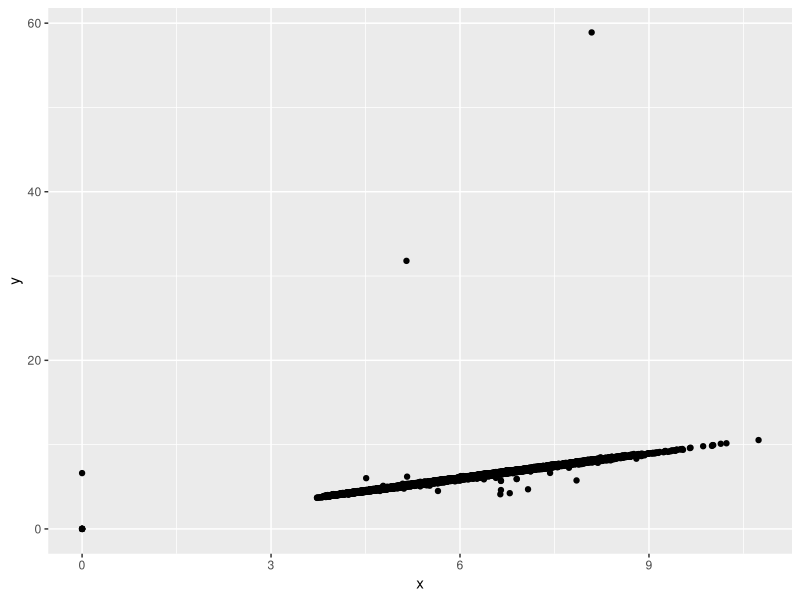
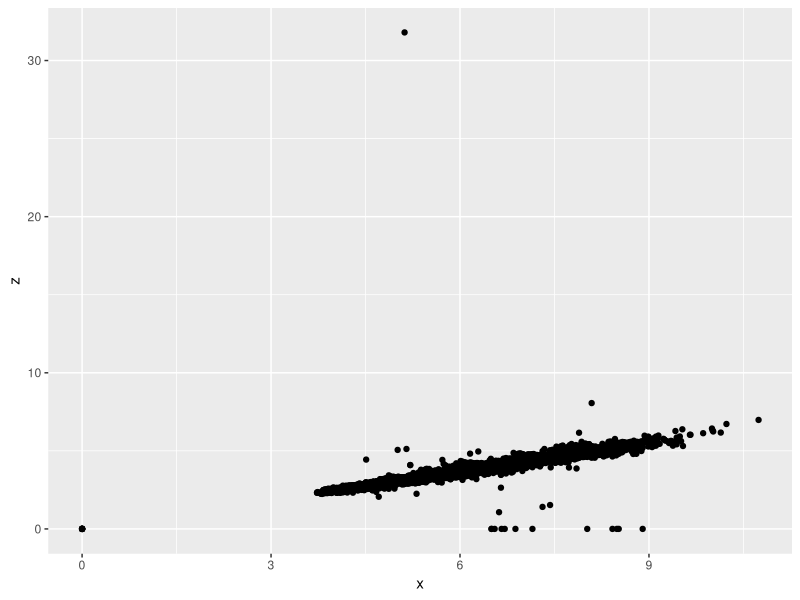
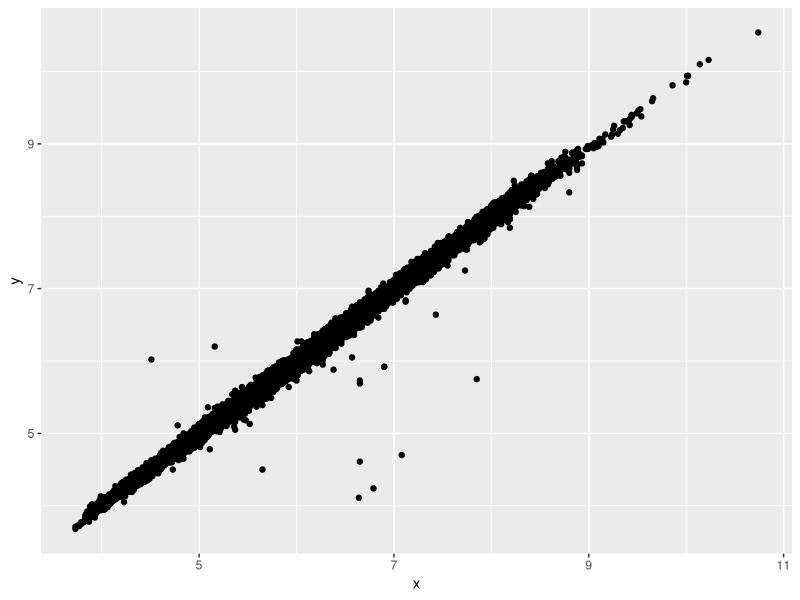
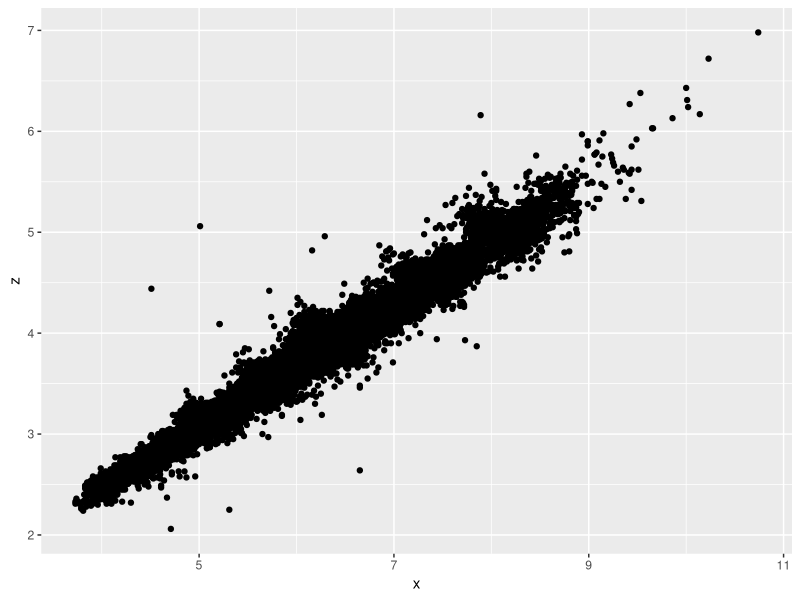

R code for these plots, in order:
## ---- chunk 1
library(tidyverse)
number_cut <- diamonds %>%
  group_by(cut) %>% #group the data
  summarise(count = n()) #count of diamonds in each “cut” 
(number_cut) #print the data frame
## ---- chunk 2
dplyr::sample_frac(diamonds, 0.01, replace = TRUE) #create a data set that contains 1% of the rows
## ---- chunk 3
clarity_size <- diamonds %>%
  group_by(clarity) %>%
  arrange(carat, .by_group = TRUE) %>%
  top_n(100,carat) %>% #select the 100 largest diamonds in each clarity category
  summarise(average.clarify = mean(carat, na.rm = TRUE)) #calculate the average size
  (clarity_size)
## ---- chunk 4
ggplot(data = diamonds) + 
  geom_point(mapping = aes(x = x, y = y))
ggplot(data = diamonds) + 
  geom_point(mapping = aes(x = x, y = z))
## ---- chunk 5
correct_size <- diamonds %>%
  filter (x > 3, y < 20, z > 2 & z < 10) #remove bad points
ggplot(data = correct_size) + 
  geom_point(mapping = aes(x = x, y = y))
ggplot(data = correct_size) + 
  geom_point(mapping = aes(x = x, y = z))

